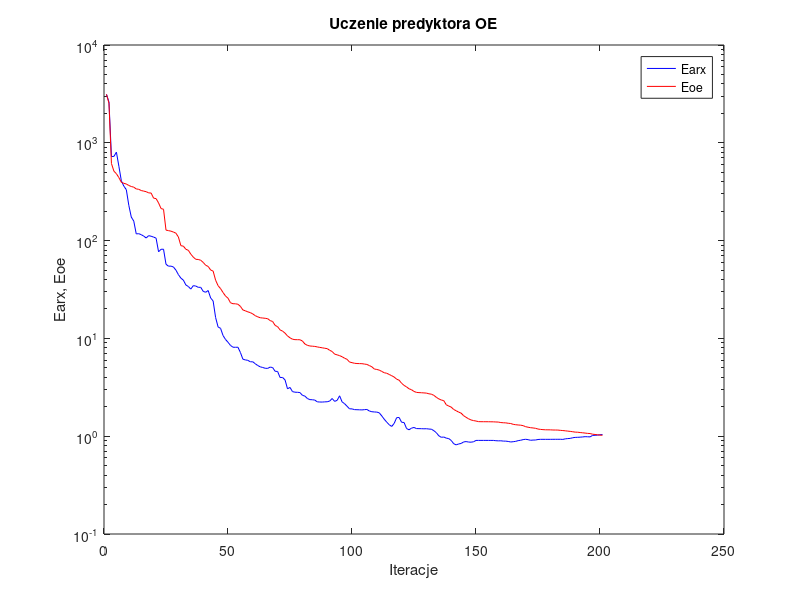
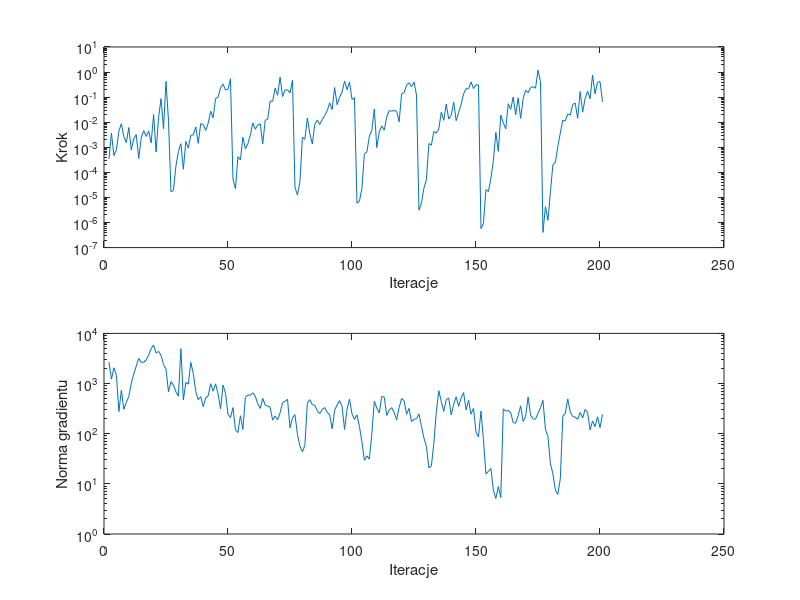

MATLAB code to generate these figures, in order:
%uczenie predyktora oe
clear all;
n=0; farx(n+1)=3.125491e+003; foe(n+1)=3.130226e+003; wspucz(n+1)=0.000000e+000; ng(n+1)=0.000000e+000;
%odnowa zmiennej metryki
n=1; farx(n+1)=2.617072e+003; foe(n+1)=2.540897e+003; krok(n+1)=3.428360e-004; ng(n+1)=2.669523e+003;
n=2; farx(n+1)=7.239604e+002; foe(n+1)=6.144757e+002; krok(n+1)=3.660956e-003; ng(n+1)=1.226634e+003;
n=3; farx(n+1)=7.255733e+002; foe(n+1)=5.123502e+002; krok(n+1)=4.651747e-004; ng(n+1)=2.058620e+003;
n=4; farx(n+1)=8.024684e+002; foe(n+1)=4.832713e+002; krok(n+1)=7.937301e-004; ng(n+1)=1.469067e+003;
n=5; farx(n+1)=5.752755e+002; foe(n+1)=4.407503e+002; krok(n+1)=4.449709e-003; ng(n+1)=2.759172e+002;
n=6; farx(n+1)=4.076796e+002; foe(n+1)=3.943377e+002; krok(n+1)=8.744518e-003; ng(n+1)=7.389837e+002;
n=7; farx(n+1)=3.604146e+002; foe(n+1)=3.852144e+002; krok(n+1)=2.660052e-003; ng(n+1)=3.062053e+002;
n=8; farx(n+1)=3.316587e+002; foe(n+1)=3.791953e+002; krok(n+1)=1.548092e-003; ng(n+1)=4.228890e+002;
n=9; farx(n+1)=2.295804e+002; foe(n+1)=3.662078e+002; krok(n+1)=6.130766e-003; ng(n+1)=5.498089e+002;
n=10; farx(n+1)=1.742014e+002; foe(n+1)=3.574009e+002; krok(n+1)=7.819157e-004; ng(n+1)=1.010834e+003;
n=11; farx(n+1)=1.582409e+002; foe(n+1)=3.519145e+002; krok(n+1)=2.223715e-003; ng(n+1)=1.542361e+003;
n=12; farx(n+1)=1.171254e+002; foe(n+1)=3.374810e+002; krok(n+1)=3.199545e-003; ng(n+1)=2.224079e+003;
n=13; farx(n+1)=1.177124e+002; foe(n+1)=3.347281e+002; krok(n+1)=3.569936e-004; ng(n+1)=3.163222e+003;
n=14; farx(n+1)=1.149954e+002; foe(n+1)=3.250961e+002; krok(n+1)=2.351298e-003; ng(n+1)=2.649993e+003;
n=15; farx(n+1)=1.112772e+002; foe(n+1)=3.206636e+002; krok(n+1)=4.600741e-003; ng(n+1)=2.650113e+003;
n=16; farx(n+1)=1.063340e+002; foe(n+1)=3.164309e+002; krok(n+1)=2.707062e-003; ng(n+1)=2.967101e+003;
n=17; farx(n+1)=1.123695e+002; foe(n+1)=3.076969e+002; krok(n+1)=4.502543e-003; ng(n+1)=3.715982e+003;
n=18; farx(n+1)=1.108377e+002; foe(n+1)=3.063919e+002; krok(n+1)=1.478815e-003; ng(n+1)=4.954875e+003;
n=19; farx(n+1)=1.086118e+002; foe(n+1)=2.716914e+002; krok(n+1)=2.025137e-002; ng(n+1)=5.845399e+003;
n=20; farx(n+1)=1.059567e+002; foe(n+1)=2.687702e+002; krok(n+1)=6.459813e-004; ng(n+1)=4.037035e+003;
n=21; farx(n+1)=7.686362e+001; foe(n+1)=2.428420e+002; krok(n+1)=1.526430e-002; ng(n+1)=4.385309e+003;
n=22; farx(n+1)=8.147482e+001; foe(n+1)=2.127049e+002; krok(n+1)=8.713251e-002; ng(n+1)=3.632831e+003;
n=23; farx(n+1)=8.168911e+001; foe(n+1)=2.091611e+002; krok(n+1)=5.478088e-003; ng(n+1)=2.399734e+003;
n=24; farx(n+1)=5.729114e+001; foe(n+1)=1.280212e+002; krok(n+1)=4.280468e-001; ng(n+1)=1.942310e+003;
n=25; farx(n+1)=5.475873e+001; foe(n+1)=1.264873e+002; krok(n+1)=1.181377e-002; ng(n+1)=6.835904e+002;
%odnowa zmiennej metryki
n=26; farx(n+1)=5.484445e+001; foe(n+1)=1.248825e+002; krok(n+1)=1.684728e-005; ng(n+1)=1.087718e+003;
n=27; farx(n+1)=5.374435e+001; foe(n+1)=1.222954e+002; krok(n+1)=1.920477e-005; ng(n+1)=9.264041e+002;
n=28; farx(n+1)=4.987128e+001; foe(n+1)=1.190291e+002; krok(n+1)=1.810041e-004; ng(n+1)=6.844351e+002;
n=29; farx(n+1)=4.488752e+001; foe(n+1)=1.087907e+002; krok(n+1)=6.791933e-004; ng(n+1)=5.583923e+002;
n=30; farx(n+1)=4.130029e+001; foe(n+1)=8.873552e+001; krok(n+1)=1.389400e-003; ng(n+1)=4.959323e+003;
n=31; farx(n+1)=3.945457e+001; foe(n+1)=8.774356e+001; krok(n+1)=1.330707e-004; ng(n+1)=4.716090e+002;
n=32; farx(n+1)=3.519477e+001; foe(n+1)=8.159244e+001; krok(n+1)=1.718805e-003; ng(n+1)=1.055659e+003;
n=33; farx(n+1)=3.394963e+001; foe(n+1)=7.959469e+001; krok(n+1)=9.299752e-004; ng(n+1)=9.730014e+002;
n=34; farx(n+1)=3.192958e+001; foe(n+1)=7.270066e+001; krok(n+1)=2.999882e-003; ng(n+1)=2.637165e+003;
n=35; farx(n+1)=3.462235e+001; foe(n+1)=6.781940e+001; krok(n+1)=3.096691e-003; ng(n+1)=1.578064e+003;
n=36; farx(n+1)=3.430680e+001; foe(n+1)=6.438356e+001; krok(n+1)=6.446985e-003; ng(n+1)=6.974154e+002;
n=37; farx(n+1)=3.328771e+001; foe(n+1)=6.413579e+001; krok(n+1)=1.442683e-003; ng(n+1)=4.766939e+002;
n=38; farx(n+1)=3.329348e+001; foe(n+1)=6.294438e+001; krok(n+1)=8.751130e-003; ng(n+1)=5.496026e+002;
n=39; farx(n+1)=3.025545e+001; foe(n+1)=5.986610e+001; krok(n+1)=8.009038e-003; ng(n+1)=3.461268e+002;
n=40; farx(n+1)=2.964142e+001; foe(n+1)=5.595948e+001; krok(n+1)=4.733030e-003; ng(n+1)=5.136134e+002;
n=41; farx(n+1)=3.087317e+001; foe(n+1)=5.443420e+001; krok(n+1)=9.078303e-003; ng(n+1)=5.676283e+002;
n=42; farx(n+1)=2.593147e+001; foe(n+1)=5.004080e+001; krok(n+1)=2.721013e-002; ng(n+1)=9.941465e+002;
n=43; farx(n+1)=2.412833e+001; foe(n+1)=4.878512e+001; krok(n+1)=1.506159e-002; ng(n+1)=7.080183e+002;
n=44; farx(n+1)=1.634968e+001; foe(n+1)=3.936567e+001; krok(n+1)=8.877087e-002; ng(n+1)=9.826069e+002;
n=45; farx(n+1)=1.309511e+001; foe(n+1)=3.458792e+001; krok(n+1)=9.809225e-002; ng(n+1)=6.198473e+002;
n=46; farx(n+1)=1.267189e+001; foe(n+1)=3.228163e+001; krok(n+1)=2.393567e-001; ng(n+1)=3.099228e+002;
n=47; farx(n+1)=1.070144e+001; foe(n+1)=2.945031e+001; krok(n+1)=3.307424e-001; ng(n+1)=9.343945e+002;
n=48; farx(n+1)=9.756229e+000; foe(n+1)=2.712152e+001; krok(n+1)=1.902702e-001; ng(n+1)=6.357540e+002;
n=49; farx(n+1)=9.128358e+000; foe(n+1)=2.577234e+001; krok(n+1)=2.052609e-001; ng(n+1)=2.450571e+002;
n=50; farx(n+1)=8.482554e+000; foe(n+1)=2.315219e+001; krok(n+1)=5.461275e-001; ng(n+1)=2.092699e+002;
%odnowa zmiennej metryki
n=51; farx(n+1)=8.127088e+000; foe(n+1)=2.262220e+001; krok(n+1)=5.394830e-005; ng(n+1)=3.312979e+002;
n=52; farx(n+1)=8.112839e+000; foe(n+1)=2.259641e+001; krok(n+1)=2.230894e-005; ng(n+1)=1.199026e+002;
n=53; farx(n+1)=8.126443e+000; foe(n+1)=2.234528e+001; krok(n+1)=4.228014e-004; ng(n+1)=1.052175e+002;
n=54; farx(n+1)=7.183699e+000; foe(n+1)=2.126794e+001; krok(n+1)=3.109358e-004; ng(n+1)=2.286209e+002;
n=55; farx(n+1)=6.130806e+000; foe(n+1)=1.954953e+001; krok(n+1)=2.519327e-003; ng(n+1)=1.217643e+002;
n=56; farx(n+1)=6.025859e+000; foe(n+1)=1.914220e+001; krok(n+1)=8.790130e-004; ng(n+1)=5.306315e+002;
n=57; farx(n+1)=5.968188e+000; foe(n+1)=1.867692e+001; krok(n+1)=1.369522e-003; ng(n+1)=5.931419e+002;
n=58; farx(n+1)=5.763874e+000; foe(n+1)=1.834771e+001; krok(n+1)=3.059399e-003; ng(n+1)=5.824299e+002;
n=59; farx(n+1)=5.768118e+000; foe(n+1)=1.778996e+001; krok(n+1)=9.267996e-003; ng(n+1)=6.530899e+002;
n=60; farx(n+1)=5.504032e+000; foe(n+1)=1.707468e+001; krok(n+1)=5.241643e-003; ng(n+1)=5.565436e+002;
n=61; farx(n+1)=5.279521e+000; foe(n+1)=1.661251e+001; krok(n+1)=7.739087e-003; ng(n+1)=3.953973e+002;
n=62; farx(n+1)=5.120478e+000; foe(n+1)=1.625663e+001; krok(n+1)=8.647968e-003; ng(n+1)=3.188755e+002;
n=63; farx(n+1)=5.042104e+000; foe(n+1)=1.616108e+001; krok(n+1)=1.369522e-003; ng(n+1)=5.054845e+002;
n=64; farx(n+1)=4.950020e+000; foe(n+1)=1.605264e+001; krok(n+1)=1.199953e-002; ng(n+1)=3.710313e+002;
n=65; farx(n+1)=4.936616e+000; foe(n+1)=1.590111e+001; krok(n+1)=1.305321e-002; ng(n+1)=3.537747e+002;
n=66; farx(n+1)=5.092353e+000; foe(n+1)=1.521225e+001; krok(n+1)=6.995615e-002; ng(n+1)=3.384364e+002;
n=67; farx(n+1)=5.032265e+000; foe(n+1)=1.488215e+001; krok(n+1)=6.827250e-002; ng(n+1)=1.863269e+002;
n=68; farx(n+1)=4.609742e+000; foe(n+1)=1.358304e+001; krok(n+1)=2.278082e-001; ng(n+1)=2.254021e+002;
n=69; farx(n+1)=4.592094e+000; foe(n+1)=1.318307e+001; krok(n+1)=1.181740e-001; ng(n+1)=1.891709e+002;
n=70; farx(n+1)=3.980390e+000; foe(n+1)=1.221248e+001; krok(n+1)=6.262499e-001; ng(n+1)=2.611110e+002;
n=71; farx(n+1)=3.989342e+000; foe(n+1)=1.188052e+001; krok(n+1)=1.057221e-001; ng(n+1)=4.169167e+002;
n=72; farx(n+1)=3.763632e+000; foe(n+1)=1.131071e+001; krok(n+1)=1.937164e-001; ng(n+1)=4.431752e+002;
n=73; farx(n+1)=3.049526e+000; foe(n+1)=1.059528e+001; krok(n+1)=1.952188e-001; ng(n+1)=4.842265e+002;
n=74; farx(n+1)=3.153814e+000; foe(n+1)=1.014564e+001; krok(n+1)=1.471339e-001; ng(n+1)=1.306052e+002;
n=75; farx(n+1)=2.857182e+000; foe(n+1)=9.815313e+000; krok(n+1)=4.726961e-001; ng(n+1)=2.056759e+002;
%odnowa zmiennej metryki
n=76; farx(n+1)=2.817982e+000; foe(n+1)=9.711168e+000; krok(n+1)=2.555890e-005; ng(n+1)=2.404079e+002;
n=77; farx(n+1)=2.811584e+000; foe(n+1)=9.701359e+000; krok(n+1)=1.240203e-005; ng(n+1)=9.681875e+001;
n=78; farx(n+1)=2.794313e+000; foe(n+1)=9.689922e+000; krok(n+1)=4.285449e-005; ng(n+1)=5.648780e+001;
n=79; farx(n+1)=2.620084e+000; foe(n+1)=9.409107e+000; krok(n+1)=2.476023e-003; ng(n+1)=4.324508e+001;
n=80; farx(n+1)=2.569585e+000; foe(n+1)=8.773412e+000; krok(n+1)=2.081087e-003; ng(n+1)=5.871076e+001;
n=81; farx(n+1)=2.429946e+000; foe(n+1)=8.496404e+000; krok(n+1)=1.473291e-002; ng(n+1)=4.058718e+002;
n=82; farx(n+1)=2.365881e+000; foe(n+1)=8.365534e+000; krok(n+1)=3.473809e-003; ng(n+1)=4.782844e+002;
n=83; farx(n+1)=2.359517e+000; foe(n+1)=8.325159e+000; krok(n+1)=1.369522e-003; ng(n+1)=3.785936e+002;
n=84; farx(n+1)=2.341170e+000; foe(n+1)=8.281612e+000; krok(n+1)=8.180929e-003; ng(n+1)=3.692766e+002;
n=85; farx(n+1)=2.245088e+000; foe(n+1)=8.182950e+000; krok(n+1)=1.220118e-002; ng(n+1)=2.851869e+002;
n=86; farx(n+1)=2.237128e+000; foe(n+1)=8.092263e+000; krok(n+1)=8.053672e-003; ng(n+1)=2.521787e+002;
n=87; farx(n+1)=2.233675e+000; foe(n+1)=8.016897e+000; krok(n+1)=1.285709e-002; ng(n+1)=3.044205e+002;
n=88; farx(n+1)=2.244904e+000; foe(n+1)=7.928993e+000; krok(n+1)=1.867173e-002; ng(n+1)=3.315116e+002;
n=89; farx(n+1)=2.250112e+000; foe(n+1)=7.862799e+000; krok(n+1)=2.896961e-002; ng(n+1)=2.662568e+002;
n=90; farx(n+1)=2.286982e+000; foe(n+1)=7.559057e+000; krok(n+1)=5.893163e-002; ng(n+1)=2.380352e+002;
n=91; farx(n+1)=2.429206e+000; foe(n+1)=7.343081e+000; krok(n+1)=3.211609e-002; ng(n+1)=1.249235e+002;
n=92; farx(n+1)=2.270436e+000; foe(n+1)=6.904283e+000; krok(n+1)=2.408726e-001; ng(n+1)=2.953749e+002;
n=93; farx(n+1)=2.326154e+000; foe(n+1)=6.790936e+000; krok(n+1)=5.042484e-002; ng(n+1)=3.740696e+002;
n=94; farx(n+1)=2.588475e+000; foe(n+1)=6.663662e+000; krok(n+1)=9.809225e-002; ng(n+1)=4.574572e+002;
n=95; farx(n+1)=2.244706e+000; foe(n+1)=6.495315e+000; krok(n+1)=1.600146e-001; ng(n+1)=3.480891e+002;
n=96; farx(n+1)=2.150618e+000; foe(n+1)=6.273494e+000; krok(n+1)=4.411592e-001; ng(n+1)=1.214591e+002;
n=97; farx(n+1)=2.024005e+000; foe(n+1)=6.111153e+000; krok(n+1)=1.981558e-001; ng(n+1)=3.087574e+002;
n=98; farx(n+1)=1.905417e+000; foe(n+1)=5.733071e+000; krok(n+1)=3.985391e-001; ng(n+1)=4.895574e+002;
n=99; farx(n+1)=1.902390e+000; foe(n+1)=5.650953e+000; krok(n+1)=8.061847e-002; ng(n+1)=2.484066e+002;
n=100; farx(n+1)=1.870348e+000; foe(n+1)=5.567566e+000; krok(n+1)=9.431389e-002; ng(n+1)=1.926833e+002;
%odnowa zmiennej metryki
n=101; farx(n+1)=1.865585e+000; foe(n+1)=5.535456e+000; krok(n+1)=5.906101e-006; ng(n+1)=2.383294e+002;
n=102; farx(n+1)=1.862101e+000; foe(n+1)=5.524792e+000; krok(n+1)=7.258975e-006; ng(n+1)=1.393510e+002;
n=103; farx(n+1)=1.856872e+000; foe(n+1)=5.515824e+000; krok(n+1)=2.286087e-005; ng(n+1)=6.844412e+001;
n=104; farx(n+1)=1.868575e+000; foe(n+1)=5.466600e+000; krok(n+1)=5.557084e-004; ng(n+1)=2.940589e+001;
n=105; farx(n+1)=1.876947e+000; foe(n+1)=5.417972e+000; krok(n+1)=6.500859e-004; ng(n+1)=3.614469e+001;
n=106; farx(n+1)=1.810165e+000; foe(n+1)=5.275070e+000; krok(n+1)=2.778799e-003; ng(n+1)=3.108243e+001;
n=107; farx(n+1)=1.779875e+000; foe(n+1)=5.129069e+000; krok(n+1)=4.719599e-003; ng(n+1)=1.001740e+002;
n=108; farx(n+1)=1.769452e+000; foe(n+1)=4.862773e+000; krok(n+1)=3.368398e-002; ng(n+1)=4.467333e+002;
n=109; farx(n+1)=1.763903e+000; foe(n+1)=4.815246e+000; krok(n+1)=9.756778e-004; ng(n+1)=3.245755e+002;
n=110; farx(n+1)=1.733250e+000; foe(n+1)=4.737802e+000; krok(n+1)=4.150488e-003; ng(n+1)=2.599746e+002;
n=111; farx(n+1)=1.612911e+000; foe(n+1)=4.596351e+000; krok(n+1)=7.088910e-003; ng(n+1)=5.547869e+002;
n=112; farx(n+1)=1.491102e+000; foe(n+1)=4.453841e+000; krok(n+1)=4.806865e-003; ng(n+1)=5.345066e+002;
n=113; farx(n+1)=1.392990e+000; foe(n+1)=4.404029e+000; krok(n+1)=1.610734e-002; ng(n+1)=2.313807e+002;
n=114; farx(n+1)=1.310338e+000; foe(n+1)=4.278770e+000; krok(n+1)=2.896961e-002; ng(n+1)=2.943998e+002;
n=115; farx(n+1)=1.258244e+000; foe(n+1)=4.155867e+000; krok(n+1)=2.753897e-002; ng(n+1)=3.313857e+002;
n=116; farx(n+1)=1.350757e+000; foe(n+1)=4.027499e+000; krok(n+1)=2.928765e-002; ng(n+1)=2.651004e+002;
n=117; farx(n+1)=1.546613e+000; foe(n+1)=3.828768e+000; krok(n+1)=2.732857e-002; ng(n+1)=1.884937e+002;
n=118; farx(n+1)=1.553569e+000; foe(n+1)=3.738375e+000; krok(n+1)=1.037360e-002; ng(n+1)=3.322254e+002;
n=119; farx(n+1)=1.388231e+000; foe(n+1)=3.477663e+000; krok(n+1)=1.369307e-001; ng(n+1)=5.004783e+002;
n=120; farx(n+1)=1.380698e+000; foe(n+1)=3.307723e+000; krok(n+1)=1.487967e-001; ng(n+1)=4.561113e+002;
n=121; farx(n+1)=1.197685e+000; foe(n+1)=3.191275e+000; krok(n+1)=3.050693e-001; ng(n+1)=2.443078e+002;
n=122; farx(n+1)=1.162993e+000; foe(n+1)=3.054382e+000; krok(n+1)=3.730916e-001; ng(n+1)=3.196113e+002;
n=123; farx(n+1)=1.209055e+000; foe(n+1)=2.986720e+000; krok(n+1)=2.624788e-001; ng(n+1)=1.752185e+002;
n=124; farx(n+1)=1.228361e+000; foe(n+1)=2.868880e+000; krok(n+1)=4.003122e-001; ng(n+1)=1.930114e+002;
n=125; farx(n+1)=1.196747e+000; foe(n+1)=2.805666e+000; krok(n+1)=1.220211e-001; ng(n+1)=1.989867e+002;
%odnowa zmiennej metryki
n=126; farx(n+1)=1.194764e+000; foe(n+1)=2.790621e+000; krok(n+1)=3.105474e-006; ng(n+1)=2.479379e+002;
n=127; farx(n+1)=1.193472e+000; foe(n+1)=2.782778e+000; krok(n+1)=5.957013e-006; ng(n+1)=1.410971e+002;
n=128; farx(n+1)=1.190232e+000; foe(n+1)=2.770961e+000; krok(n+1)=2.352777e-005; ng(n+1)=8.177881e+001;
n=129; farx(n+1)=1.192853e+000; foe(n+1)=2.758883e+000; krok(n+1)=5.075699e-005; ng(n+1)=5.631310e+001;
n=130; farx(n+1)=1.183517e+000; foe(n+1)=2.714465e+000; krok(n+1)=1.413789e-003; ng(n+1)=2.076070e+001;
n=131; farx(n+1)=1.179246e+000; foe(n+1)=2.690151e+000; krok(n+1)=1.207428e-003; ng(n+1)=2.287110e+001;
n=132; farx(n+1)=1.139241e+000; foe(n+1)=2.616868e+000; krok(n+1)=4.259233e-003; ng(n+1)=6.408401e+001;
n=133; farx(n+1)=1.086015e+000; foe(n+1)=2.499036e+000; krok(n+1)=3.660956e-003; ng(n+1)=2.732877e+002;
n=134; farx(n+1)=1.009839e+000; foe(n+1)=2.407294e+000; krok(n+1)=5.433546e-003; ng(n+1)=7.171276e+002;
n=135; farx(n+1)=9.747117e-001; foe(n+1)=2.344630e+000; krok(n+1)=2.502768e-002; ng(n+1)=4.400829e+002;
n=136; farx(n+1)=9.810541e-001; foe(n+1)=2.310476e+000; krok(n+1)=1.193571e-002; ng(n+1)=2.783509e+002;
n=137; farx(n+1)=9.560439e-001; foe(n+1)=2.098078e+000; krok(n+1)=5.285294e-002; ng(n+1)=4.795964e+002;
n=138; farx(n+1)=9.451090e-001; foe(n+1)=2.032858e+000; krok(n+1)=1.333847e-002; ng(n+1)=5.123369e+002;
n=139; farx(n+1)=9.053946e-001; foe(n+1)=1.985625e+000; krok(n+1)=1.941426e-002; ng(n+1)=2.360089e+002;
n=140; farx(n+1)=8.380581e-001; foe(n+1)=1.876554e+000; krok(n+1)=6.269998e-002; ng(n+1)=3.854310e+002;
n=141; farx(n+1)=8.153413e-001; foe(n+1)=1.820714e+000; krok(n+1)=1.153579e-002; ng(n+1)=5.442563e+002;
n=142; farx(n+1)=8.328892e-001; foe(n+1)=1.763603e+000; krok(n+1)=2.452506e-002; ng(n+1)=3.506240e+002;
n=143; farx(n+1)=8.428805e-001; foe(n+1)=1.721192e+000; krok(n+1)=5.138140e-002; ng(n+1)=5.171874e+002;
n=144; farx(n+1)=8.734015e-001; foe(n+1)=1.621308e+000; krok(n+1)=1.359113e-001; ng(n+1)=6.584787e+002;
n=145; farx(n+1)=8.812051e-001; foe(n+1)=1.559901e+000; krok(n+1)=2.182112e-001; ng(n+1)=2.980144e+002;
n=146; farx(n+1)=8.714907e-001; foe(n+1)=1.507436e+000; krok(n+1)=2.134155e-001; ng(n+1)=4.658565e+002;
n=147; farx(n+1)=8.686544e-001; foe(n+1)=1.465702e+000; krok(n+1)=4.044487e-001; ng(n+1)=2.445658e+002;
n=148; farx(n+1)=8.769393e-001; foe(n+1)=1.444479e+000; krok(n+1)=2.192961e-001; ng(n+1)=3.206969e+002;
n=149; farx(n+1)=9.054481e-001; foe(n+1)=1.429112e+000; krok(n+1)=3.114411e-001; ng(n+1)=1.067570e+002;
n=150; farx(n+1)=9.059905e-001; foe(n+1)=1.409589e+000; krok(n+1)=3.068907e-001; ng(n+1)=8.665297e+001;
%odnowa zmiennej metryki
n=151; farx(n+1)=9.058764e-001; foe(n+1)=1.406949e+000; krok(n+1)=5.761230e-007; ng(n+1)=2.812984e+002;
n=152; farx(n+1)=9.058589e-001; foe(n+1)=1.406564e+000; krok(n+1)=9.073718e-007; ng(n+1)=7.591033e+001;
n=153; farx(n+1)=9.058953e-001; foe(n+1)=1.406155e+000; krok(n+1)=2.044242e-005; ng(n+1)=1.574875e+001;
n=154; farx(n+1)=9.058316e-001; foe(n+1)=1.405679e+000; krok(n+1)=1.729605e-005; ng(n+1)=1.770510e+001;
n=155; farx(n+1)=9.056294e-001; foe(n+1)=1.403966e+000; krok(n+1)=5.805985e-005; ng(n+1)=2.033788e+001;
n=156; farx(n+1)=9.054935e-001; foe(n+1)=1.402808e+000; krok(n+1)=2.915196e-004; ng(n+1)=7.526017e+000;
n=157; farx(n+1)=8.996428e-001; foe(n+1)=1.397834e+000; krok(n+1)=3.930173e-003; ng(n+1)=5.127778e+000;
n=158; farx(n+1)=8.962798e-001; foe(n+1)=1.395054e+000; krok(n+1)=6.856719e-004; ng(n+1)=8.814740e+000;
n=159; farx(n+1)=8.978577e-001; foe(n+1)=1.378975e+000; krok(n+1)=1.935565e-002; ng(n+1)=5.335902e+000;
n=160; farx(n+1)=8.912965e-001; foe(n+1)=1.372398e+000; krok(n+1)=9.545881e-003; ng(n+1)=3.126017e+002;
n=161; farx(n+1)=8.903877e-001; foe(n+1)=1.368899e+000; krok(n+1)=5.414124e-003; ng(n+1)=2.813589e+002;
n=162; farx(n+1)=8.836814e-001; foe(n+1)=1.355758e+000; krok(n+1)=5.424665e-002; ng(n+1)=2.924574e+002;
n=163; farx(n+1)=8.729684e-001; foe(n+1)=1.348226e+000; krok(n+1)=3.251545e-002; ng(n+1)=2.609933e+002;
n=164; farx(n+1)=8.786869e-001; foe(n+1)=1.322428e+000; krok(n+1)=1.019950e-001; ng(n+1)=1.673923e+002;
n=165; farx(n+1)=8.857344e-001; foe(n+1)=1.310574e+000; krok(n+1)=1.991120e-002; ng(n+1)=1.617336e+002;
n=166; farx(n+1)=9.011153e-001; foe(n+1)=1.302484e+000; krok(n+1)=9.327289e-002; ng(n+1)=2.287225e+002;
n=167; farx(n+1)=9.089065e-001; foe(n+1)=1.296444e+000; krok(n+1)=1.423801e-002; ng(n+1)=3.594885e+002;
n=168; farx(n+1)=9.229398e-001; foe(n+1)=1.282252e+000; krok(n+1)=8.610785e-002; ng(n+1)=1.749980e+002;
n=169; farx(n+1)=9.301946e-001; foe(n+1)=1.251477e+000; krok(n+1)=1.902702e-001; ng(n+1)=2.218346e+002;
n=170; farx(n+1)=9.220642e-001; foe(n+1)=1.235316e+000; krok(n+1)=1.484981e-001; ng(n+1)=5.399551e+002;
n=171; farx(n+1)=9.086122e-001; foe(n+1)=1.221828e+000; krok(n+1)=2.394184e-001; ng(n+1)=2.361296e+002;
n=172; farx(n+1)=9.132886e-001; foe(n+1)=1.214693e+000; krok(n+1)=2.640812e-001; ng(n+1)=1.967389e+002;
n=173; farx(n+1)=9.144478e-001; foe(n+1)=1.204257e+000; krok(n+1)=2.268451e-001; ng(n+1)=1.951374e+002;
n=174; farx(n+1)=9.255440e-001; foe(n+1)=1.183798e+000; krok(n+1)=1.194064e+000; ng(n+1)=2.532975e+002;
n=175; farx(n+1)=9.289317e-001; foe(n+1)=1.173692e+000; krok(n+1)=4.114269e-001; ng(n+1)=3.303607e+002;
%odnowa zmiennej metryki
n=176; farx(n+1)=9.289696e-001; foe(n+1)=1.167269e+000; krok(n+1)=4.029783e-007; ng(n+1)=4.616577e+002;
n=177; farx(n+1)=9.288055e-001; foe(n+1)=1.163094e+000; krok(n+1)=4.296738e-006; ng(n+1)=1.222961e+002;
n=178; farx(n+1)=9.288000e-001; foe(n+1)=1.162398e+000; krok(n+1)=1.221589e-006; ng(n+1)=8.842236e+001;
n=179; farx(n+1)=9.289152e-001; foe(n+1)=1.161470e+000; krok(n+1)=1.664416e-005; ng(n+1)=2.517879e+001;
n=180; farx(n+1)=9.295957e-001; foe(n+1)=1.157286e+000; krok(n+1)=1.999716e-004; ng(n+1)=1.599415e+001;
n=181; farx(n+1)=9.298328e-001; foe(n+1)=1.156607e+000; krok(n+1)=2.530983e-004; ng(n+1)=7.466714e+000;
n=182; farx(n+1)=9.300100e-001; foe(n+1)=1.155379e+000; krok(n+1)=1.064808e-003; ng(n+1)=6.158237e+000;
n=183; farx(n+1)=9.302197e-001; foe(n+1)=1.147875e+000; krok(n+1)=3.765398e-003; ng(n+1)=1.269217e+001;
n=184; farx(n+1)=9.274245e-001; foe(n+1)=1.142466e+000; krok(n+1)=1.199953e-002; ng(n+1)=2.240919e+002;
n=185; farx(n+1)=9.394621e-001; foe(n+1)=1.135705e+000; krok(n+1)=1.142218e-002; ng(n+1)=2.536632e+002;
n=186; farx(n+1)=9.455941e-001; foe(n+1)=1.127159e+000; krok(n+1)=2.113198e-002; ng(n+1)=4.921445e+002;
n=187; farx(n+1)=9.496272e-001; foe(n+1)=1.119925e+000; krok(n+1)=1.916842e-002; ng(n+1)=2.729319e+002;
n=188; farx(n+1)=9.646773e-001; foe(n+1)=1.110935e+000; krok(n+1)=5.119273e-002; ng(n+1)=2.204372e+002;
n=189; farx(n+1)=9.721428e-001; foe(n+1)=1.100744e+000; krok(n+1)=5.753341e-002; ng(n+1)=2.138409e+002;
n=190; farx(n+1)=9.743788e-001; foe(n+1)=1.098298e+000; krok(n+1)=1.429000e-002; ng(n+1)=1.929383e+002;
n=191; farx(n+1)=9.775785e-001; foe(n+1)=1.090211e+000; krok(n+1)=1.677703e-001; ng(n+1)=2.661224e+002;
n=192; farx(n+1)=9.828015e-001; foe(n+1)=1.083833e+000; krok(n+1)=2.517497e-002; ng(n+1)=2.048401e+002;
n=193; farx(n+1)=9.893137e-001; foe(n+1)=1.076635e+000; krok(n+1)=8.776600e-002; ng(n+1)=3.042615e+002;
n=194; farx(n+1)=9.867411e-001; foe(n+1)=1.068278e+000; krok(n+1)=1.732520e-001; ng(n+1)=2.656802e+002;
n=195; farx(n+1)=9.841096e-001; foe(n+1)=1.064896e+000; krok(n+1)=8.641149e-002; ng(n+1)=1.189266e+002;
n=196; farx(n+1)=1.018994e+000; foe(n+1)=1.048061e+000; krok(n+1)=7.631010e-001; ng(n+1)=1.794111e+002;
n=197; farx(n+1)=1.021659e+000; foe(n+1)=1.041771e+000; krok(n+1)=1.344556e-001; ng(n+1)=1.386928e+002;
n=198; farx(n+1)=1.025256e+000; foe(n+1)=1.034992e+000; krok(n+1)=3.904377e-001; ng(n+1)=2.172769e+002;
n=199; farx(n+1)=1.034443e+000; foe(n+1)=1.025779e+000; krok(n+1)=4.213257e-001; ng(n+1)=1.320141e+002;
n=200; farx(n+1)=1.039738e+000; foe(n+1)=1.022783e+000; krok(n+1)=6.486639e-002; ng(n+1)=2.417725e+002;

figure; semilogy(farx,'b'); hold on; semilogy(foe,'r'); xlabel('Iteracje'); ylabel('Earx, Eoe'); legend('Earx','Eoe'); title('Uczenie predyktora OE');
figure; subplot(2,1,1); semilogy(krok); xlabel('Iteracje'); ylabel('Krok');
subplot(2,1,2); semilogy(ng); xlabel('Iteracje'); ylabel('Norma gradientu');
Earx=farx(n+1)
Eoe=foe(n+1)
